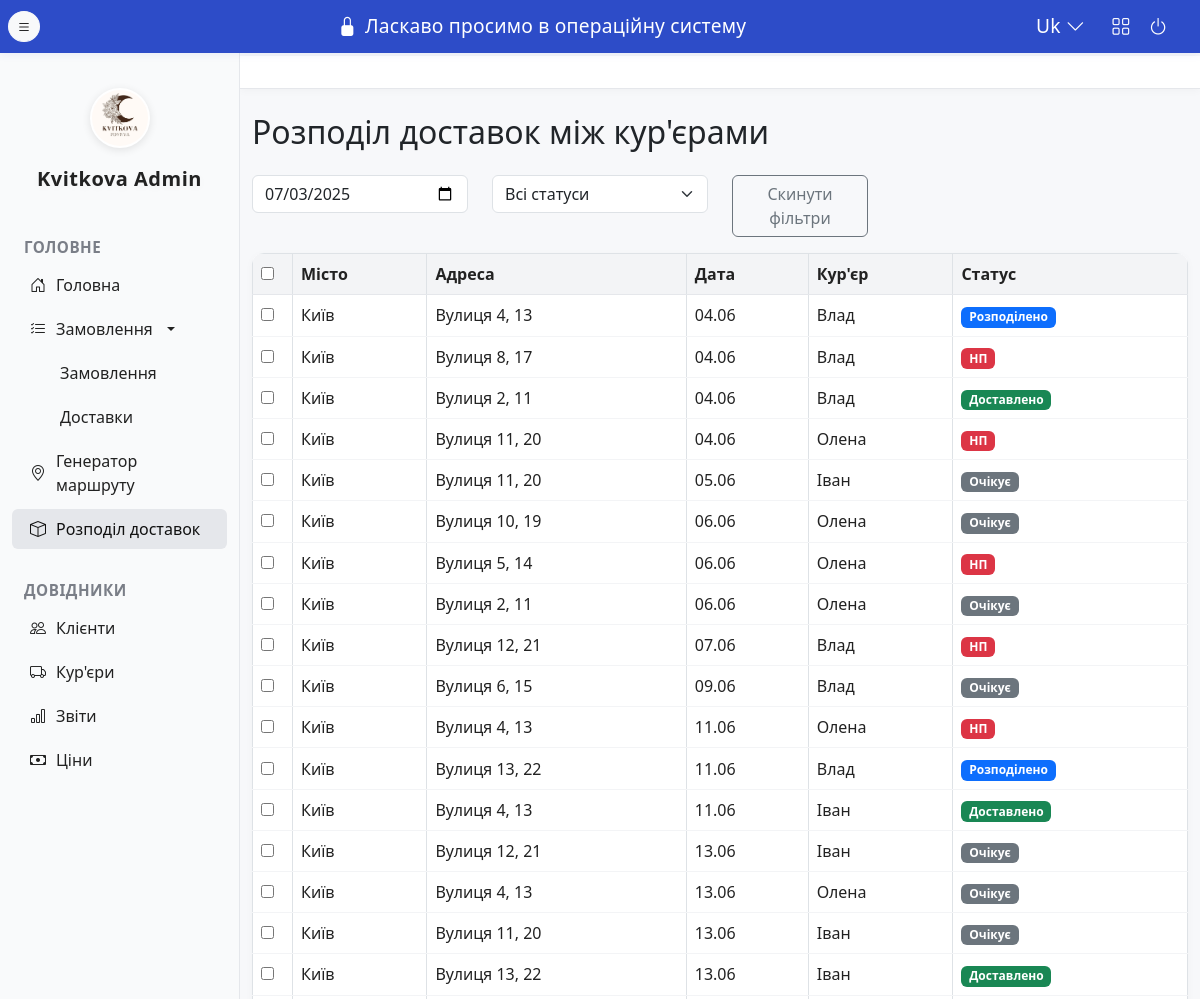
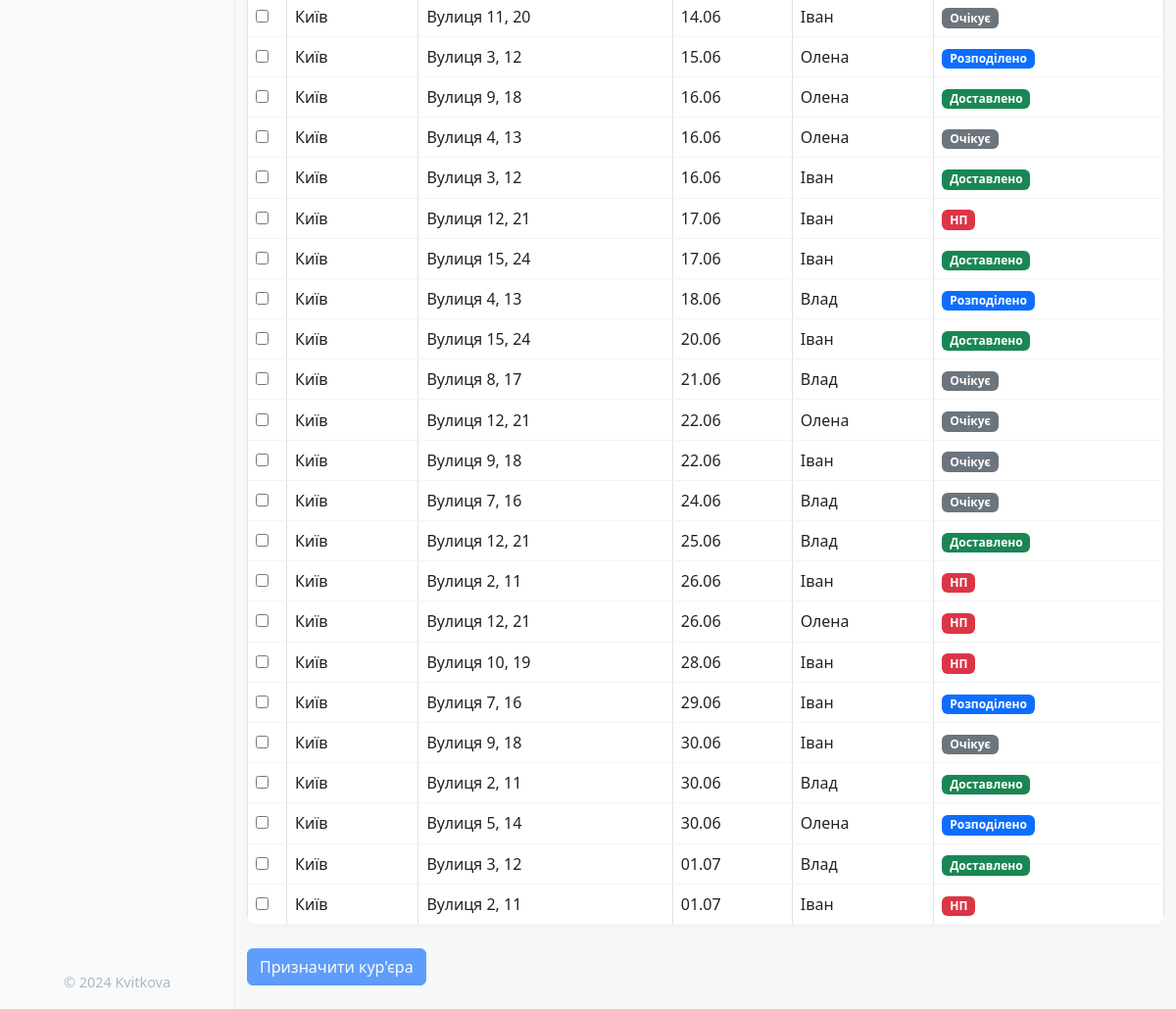
Screenshot of /assign-deliveries with the database file from the repository (2 pictures, top to bottom).
### app/models/delivery.py (models this page shows)
class Delivery(db.Model):
    id = db.Column(db.Integer, primary_key=True)
    order_id = db.Column(db.Integer, db.ForeignKey('order.id'), nullable=False)
    client_id = db.Column(db.Integer, db.ForeignKey('client.id'), nullable=False)
    bouquet_id = db.Column(db.Integer, db.ForeignKey('price.id'))
    delivery_date = db.Column(db.Date, nullable=False)
    status = db.Column(db.String(32), default='Очікує')  # Очікує, Виконано, Скасовано
    comment = db.Column(db.Text)
    created_at = db.Column(db.DateTime, default=datetime.datetime.utcnow)
    updated_at = db.Column(db.DateTime, default=datetime.datetime.utcnow, onupdate=datetime.datetime.utcnow)
    street = db.Column(db.String(128))
    building_number = db.Column(db.String(32))
    time_window = db.Column(db.String(64))
    size = db.Column(db.String(32))
    phone = db.Column(db.String(32))
    time_from = db.Column(db.String(8))
    time_to = db.Column(db.String(8))
    courier_id = db.Column(db.Integer, db.ForeignKey('courier.id'))
    delivered_at = db.Column(db.DateTime)
    status_changed_at = db.Column(db.DateTime)
    order = db.relationship('Order')
    client = db.relationship('Client')
    bouquet = db.relationship('Price')
    courier = db.relationship('Courier', back_populates='deliveries')
    bouquet_size = db.Column(db.String(16))
    delivery_type = db.Column(db.String(32))
    price_at_delivery = db.Column(db.Integer)

### app/models/client.py (models this page shows)
class Client(db.Model):
    id = db.Column(db.Integer, primary_key=True)
    instagram = db.Column(db.String(128), nullable=False)
    phone = db.Column(db.String(32), nullable=False, unique=True)
    city = db.Column(db.String(64), nullable=False)
    telegram = db.Column(db.String(128))
    credits = db.Column(db.Integer, default=0)
    orders = db.relationship('Order', backref='client', lazy=True)

### app/models/courier.py (models this page shows)
class Courier(db.Model):
    id = db.Column(db.Integer, primary_key=True)
    name = db.Column(db.String(128), nullable=False)
    phone = db.Column(db.String(32), nullable=False, unique=True)
    active = db.Column(db.Boolean, default=True)
    deliveries_count = db.Column(db.Integer, default=0)
    deliveries = db.relationship('Delivery', back_populates='courier')

### app/blueprints/deliveries/routes.py (the view)
@deliveries_bp.route('/assign-deliveries', methods=['GET'])
def assign_deliveries_page():
    all_deliveries = get_all_deliveries_ordered()
    couriers = get_all_couriers()
    return render_template('assign_deliveries.html', all_deliveries=all_deliveries, couriers=couriers)

### app/services/delivery_service.py (called while the page is built)
def get_all_deliveries_ordered():
    return Delivery.query.order_by(Delivery.delivery_date).all()

def get_all_couriers():
    return Courier.query.all()

### app/templates/assign_deliveries.html (shortened to what this page needs)
{% extends 'layout.html' %}
{% block content %}
<h2 class="mb-4">Розподіл доставок між кур'єрами</h2>
<div class="row mb-3">
  <div class="col-md-3">
    <input type="date" class="form-control" id="filter-date">
  </div>
  <div class="col-md-3">
    <select class="form-select" id="filter-status">
      <option value="">Всі статуси</option>
    </select>
  </div>
  <div class="col-md-2">
    <button class="btn btn-outline-secondary" id="reset-filters" type="button">Скинути фільтри</button>
  </div>
</div>
<div class="row">
  <div class="col-12">
    <form id="assignForm">
      <table class="table table-bordered align-middle" id="deliveries-table">
        <thead>
          <tr>
            <th style="width:40px;"><input type="checkbox" id="select-all"></th>
            <th>Місто</th>
            <th>Адреса</th>
            <th>Дата</th>
            <th>Кур'єр</th>
            <th>Статус</th>
          </tr>
        </thead>
        <tbody>
          {% for d in all_deliveries %}
          <tr data-id="{{ d.id }}" data-courier_id="{{ d.courier_id }}" data-date="{{ d.delivery_date.strftime('%Y-%m-%d') }}" data-status="{{ d.status }}">
            <td><input type="checkbox" class="delivery-checkbox"></td>
            <td>{{ d.client.city }}</td>
            <td>{{ d.street }}{% if d.building_number %}, {{ d.building_number }}{% endif %}</td>
            <td>{{ d.delivery_date.strftime('%d.%m') }}</td>
            <td>{% if d.courier %}{{ d.courier.name }}{% else %}<span class="text-muted">Без кур'єра</span>{% endif %}</td>
            <td><span class="badge
              {% if d.status == 'Очікує' %}bg-secondary
              {% elif d.status == 'Розподілено' %}bg-primary
              {% elif d.status == 'Доставлено' %}bg-success
              {% elif d.status == 'НП' %}bg-danger
              {% else %}bg-light text-dark
              {% endif %}">
              {{ d.status }}
            </span></td>
          </tr>
          {% endfor %}
        </tbody>
      </table>
      <button class="btn btn-primary mt-2" id="assignCourierBtn" type="button" disabled>Призначити кур'єра</button>
    </form>
  </div>
</div>
{% endblock %}

### app/templates/layout.html (style rules this page uses)
body { background: #f7f8fa; }
.table { background: #fff; border-radius: 12px; overflow: hidden; box-shadow: 0 2px 8px rgba(0,0,0,0.03); }
.table th { background: #f3f4f6; color: #222; font-weight: 600; border-bottom: 1.5px solid #e5e7eb; }
.table td { background: #fff; color: #222; border-bottom: 1px solid #f3f4f6; }

### rows the page displays
Delivery: client.city "Київ", street "Вулиця 4", building_number "13", delivery_date "04.06", courier.name "Влад", status "Розподілено"
Delivery: client.city "Київ", street "Вулиця 8", building_number "17", delivery_date "04.06", courier.name "Влад", status "НП"
Delivery: client.city "Київ", street "Вулиця 2", building_number "11", delivery_date "04.06", courier.name "Влад", status "Доставлено"
Delivery: client.city "Київ", street "Вулиця 11", building_number "20", delivery_date "04.06", courier.name "Олена", status "НП"
Delivery: client.city "Київ", street "Вулиця 11", building_number "20", delivery_date "05.06", courier.name "Іван", status "Очікує"
Delivery: client.city "Київ", street "Вулиця 10", building_number "19", delivery_date "06.06", courier.name "Олена", status "Очікує"
Delivery: client.city "Київ", street "Вулиця 5", building_number "14", delivery_date "06.06", courier.name "Олена", status "НП"
Delivery: client.city "Київ", street "Вулиця 2", building_number "11", delivery_date "06.06", courier.name "Олена", status "Очікує"
Delivery: client.city "Київ", street "Вулиця 12", building_number "21", delivery_date "07.06", courier.name "Влад", status "НП"
Delivery: client.city "Київ", street "Вулиця 6", building_number "15", delivery_date "09.06", courier.name "Влад", status "Очікує"
Delivery: client.city "Київ", street "Вулиця 4", building_number "13", delivery_date "11.06", courier.name "Олена", status "НП"
Delivery: client.city "Київ", street "Вулиця 13", building_number "22", delivery_date "11.06", courier.name "Влад", status "Розподілено"
Delivery: client.city "Київ", street "Вулиця 4", building_number "13", delivery_date "11.06", courier.name "Іван", status "Доставлено"
Delivery: client.city "Київ", street "Вулиця 12", building_number "21", delivery_date "13.06", courier.name "Іван", status "Очікує"
Delivery: client.city "Київ", street "Вулиця 4", building_number "13", delivery_date "13.06", courier.name "Олена", status "Очікує"
Delivery: client.city "Київ", street "Вулиця 11", building_number "20", delivery_date "13.06", courier.name "Іван", status "Очікує"
Delivery: client.city "Київ", street "Вулиця 13", building_number "22", delivery_date "13.06", courier.name "Іван", status "Доставлено"
Delivery: client.city "Київ", street "Вулиця 11", building_number "20", delivery_date "14.06", courier.name "Іван", status "Очікує"
Delivery: client.city "Київ", street "Вулиця 3", building_number "12", delivery_date "15.06", courier.name "Олена", status "Розподілено"
Delivery: client.city "Київ", street "Вулиця 9", building_number "18", delivery_date "16.06", courier.name "Олена", status "Доставлено"
Delivery: client.city "Київ", street "Вулиця 4", building_number "13", delivery_date "16.06", courier.name "Олена", status "Очікує"
Delivery: client.city "Київ", street "Вулиця 3", building_number "12", delivery_date "16.06", courier.name "Іван", status "Доставлено"
Delivery: client.city "Київ", street "Вулиця 12", building_number "21", delivery_date "17.06", courier.name "Іван", status "НП"
Delivery: client.city "Київ", street "Вулиця 15", building_number "24", delivery_date "17.06", courier.name "Іван", status "Доставлено"
Delivery: client.city "Київ", street "Вулиця 4", building_number "13", delivery_date "18.06", courier.name "Влад", status "Розподілено"
Delivery: client.city "Київ", street "Вулиця 15", building_number "24", delivery_date "20.06", courier.name "Іван", status "Доставлено"
Delivery: client.city "Київ", street "Вулиця 8", building_number "17", delivery_date "21.06", courier.name "Влад", status "Очікує"
Delivery: client.city "Київ", street "Вулиця 12", building_number "21", delivery_date "22.06", courier.name "Олена", status "Очікує"
Delivery: client.city "Київ", street "Вулиця 9", building_number "18", delivery_date "22.06", courier.name "Іван", status "Очікує"
Delivery: client.city "Київ", street "Вулиця 7", building_number "16", delivery_date "24.06", courier.name "Влад", status "Очікує"
Delivery: client.city "Київ", street "Вулиця 12", building_number "21", delivery_date "25.06", courier.name "Влад", status "Доставлено"
Delivery: client.city "Київ", street "Вулиця 2", building_number "11", delivery_date "26.06", courier.name "Іван", status "НП"
Delivery: client.city "Київ", street "Вулиця 12", building_number "21", delivery_date "26.06", courier.name "Олена", status "НП"
Delivery: client.city "Київ", street "Вулиця 10", building_number "19", delivery_date "28.06", courier.name "Іван", status "НП"
Delivery: client.city "Київ", street "Вулиця 7", building_number "16", delivery_date "29.06", courier.name "Іван", status "Розподілено"
Delivery: client.city "Київ", street "Вулиця 9", building_number "18", delivery_date "30.06", courier.name "Іван", status "Очікує"
Delivery: client.city "Київ", street "Вулиця 2", building_number "11", delivery_date "30.06", courier.name "Влад", status "Доставлено"
Delivery: client.city "Київ", street "Вулиця 5", building_number "14", delivery_date "30.06", courier.name "Олена", status "Розподілено"
Delivery: client.city "Київ", street "Вулиця 3", building_number "12", delivery_date "01.07", courier.name "Влад", status "Доставлено"
Delivery: client.city "Київ", street "Вулиця 2", building_number "11", delivery_date "01.07", courier.name "Іван", status "НП"
